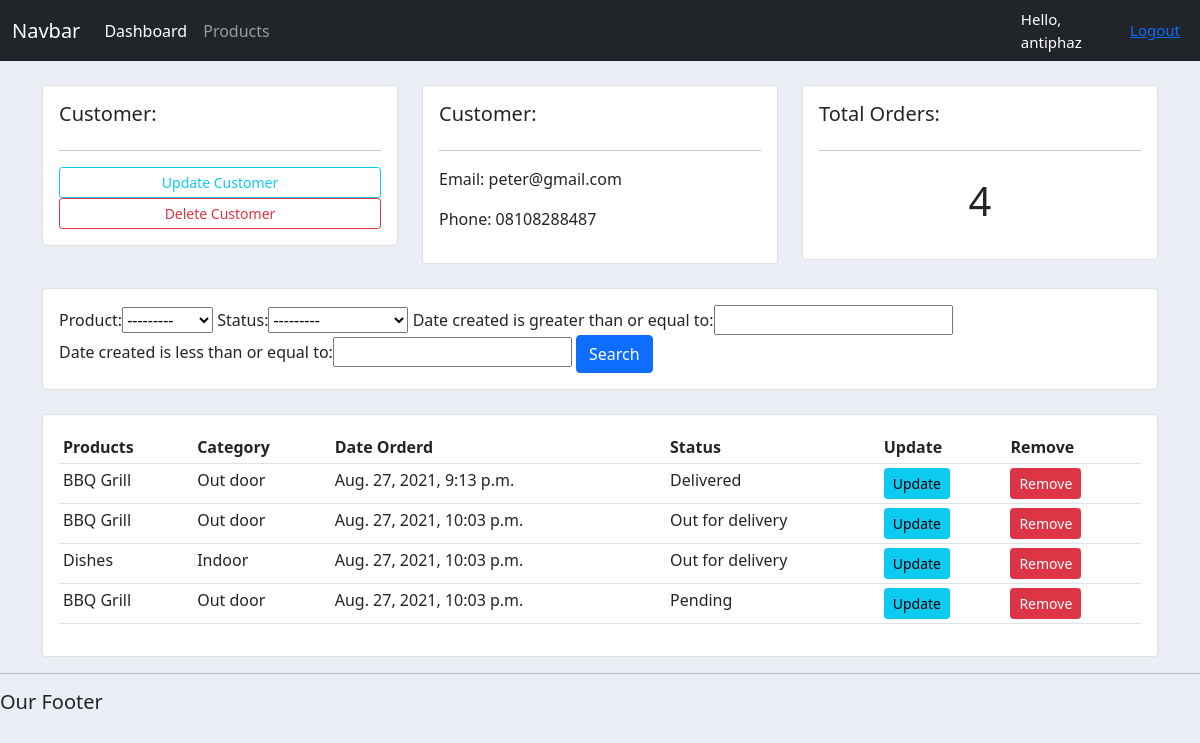
The app's page /customer/1/ (signed in) with its own data.
### accounts/models.py (models this page shows, shortened)
class Customer(models.Model):
    name = models.CharField(max_length=200, null=True)
    phone = models.CharField(max_length=200, null=True)
    email = models.CharField(max_length=200, null=True)
    date_created = models.DateTimeField(auto_now_add=True, null=True)

class Order(models.Model):
    STATUS = (
        ('Pending', 'Pending'),
        ('Out for delivery', 'Out for delivery'),
        ('Delivered', 'Delivered'),
    )
    customer = models.ForeignKey(Customer, null=True, on_delete=models.SET_NULL)
    product = models.ForeignKey(Products, null=True, on_delete=models.SET_NULL)
    date_created = models.DateTimeField(max_length=200, null=True, auto_now_add=True)
    status = models.CharField(max_length=200, null=True, choices=STATUS)

class Products(models.Model):
    CATEGORY =  (
        ('Indoor', 'Indoor'),
        ('Out door', 'out door'),
    )
    name = models.CharField(max_length=200, null=True)
    Price = models.CharField(max_length=200, null=True)
    category = models.CharField(max_length=200, null=True, choices=CATEGORY)
    description = models.CharField(max_length=200, null=True)
    date_created =models.DateTimeField(auto_now_add=True)
    tags=models.ManyToManyField(Tag)
    def __str__(self):
        return self.name

### accounts/views.py (the view)
# urls.py: path('customer/<str:pk_test>/', views.customer, name="customer"),
@login_required(login_url='login')
def customer(request, pk_test):
    customers = Customer.objects.get(id=pk_test)
    orders = customers.order_set.all()
    orders_count = orders.count()
    myFilter = OrderFilter(request.GET, queryset=orders)
    orders = myFilter.qs
    context = {
        'customers':customers, 'orders':orders, 'orders_count':orders_count, 'myFilter':myFilter
    }
    return render(request, "accounts/customer.html", context)

### templates/accounts/customer.html (shortened to what this page needs)
{% extends 'accounts/main.html'  %}
{% block content %}
<br>
<div class="container">
    <div class="row">
        <div class="col-md">
            <div class="card card-body">
                <h5> Customer: </h5>
                <hr>
                <a class="btn btn-outline-info btn-sm btn-block" href="">Update Customer</a>
                <a class="btn btn-outline-danger btn-sm btn-block" href="">Delete Customer</a>
            </div>
        </div>
        <div class="col-md">
            <div class="card card-body">
                <h5> Customer: </h5>
                <hr>
                <p>Email: {{ customers.email }}</p>
                <p>Phone: {{ customers.phone }}</p>
            </div>
        </div>
        <div class="col-md">
            <div class="card card-body">
                <h5> Total Orders: </h5>
                <hr>
                <h1 style="text-align: center; padding: 10px"> {{ orders_count }} </h1>
            </div>
        </div>
    </div>
<br>
    <div class="row">
        <div class="col">
            <div class="card card-body">
                <form method="get">
                    {{ myFilter.form }}
                <button class="btn btn-primary" type="submit">Search</button>
                </form>
            </div>
        </div>
    </div>
<br>
    <div class="row">
        <div class="col-md">
            <div class="card card-body">
                <table class="table table-sm">
                    <tr>
                        <th> Products</th>
                        <th> Category</th>
                        <th> Date Orderd</th>
                        <th> Status</th>
                        <th> Update</th>
                        <th> Remove</th>
                    </tr>
                    {% for order in orders %}
                    <tr>
                        <td> {{ order.product}}</td>
                        <td> {{ order.product.category}}</td>
                        <td> {{ order.date_created}}</td>
                        <td> {{ order.status}}</td>
                        <td><a href="" class="btn btn-sm btn-info">Update</a></td>
                        <td> <a href="" class="btn btn-sm btn-danger">Remove</a></td>
                    </tr>
                    {% endfor %}
                </table>
            </div>
        </div>
    </div>
</div>
{% endblock %}

### templates/accounts/nav.html (shortened to what this page needs)
{% load static %}
<nav class="navbar navbar-expand-lg navbar-dark bg-dark">
  <div class="container-fluid">
    <a class="navbar-brand" href="#">Navbar</a>
    <div class="collapse navbar-collapse" id="navbarNav">
      <ul class="navbar-nav">
        <li class="nav-item">
          <a class="nav-link active" aria-current="page" href="#">Dashboard</a>
        </li>
        <li class="nav-item">
          <a class="nav-link" href="{% url 'accounts:products' %}">Products</a>
        </li>
        <li class="nav-item">
          <a class="nav-link" href="#"></a>
        </li>
        <li class="nav-item">
          <a class="nav-link disabled" href="#" tabindex="-1" aria-disabled="true"></a>
        </li>
      </ul>
    </div>
  </div>
  {% if user.is_authenticated %}
    <span class="hello-msg">Hello, {{request.user}}</span>
    <span class="hello-msg"><a href="{% url 'accounts:login' %}">Logout</a></span>
  {% endif %}
</nav>

### static/css/main.css (style rules this page uses)
body { margin:0; background-color:#ebeff5; }

### templates/accounts/main.html (style rules this page uses)
body { margin:0; background-color:#ebeff5; }

### templates/accounts/nav.html (style rules this page uses)
.hello-msg { font-size:15px; color: #fff; margin-right:20px; }

### records on screen
Customer: email "peter@gmail.com"
Order: product "BBQ Grill", product.category "Out door", date_created "Aug. 27, 2021, 9:13 p.m.", status "Delivered"
Order: product "BBQ Grill", product.category "Out door", date_created "Aug. 27, 2021, 10:03 p.m.", status "Out for delivery"
Order: product "Dishes", product.category "Indoor", date_created "Aug. 27, 2021, 10:03 p.m.", status "Out for delivery"
Order: product "BBQ Grill", product.category "Out door", date_created "Aug. 27, 2021, 10:03 p.m.", status "Pending"

### other values on screen
{{ request.user }} "antiphaz"
{{ customers.phone }} "08108288487"
{{ orders_count }} "4"
